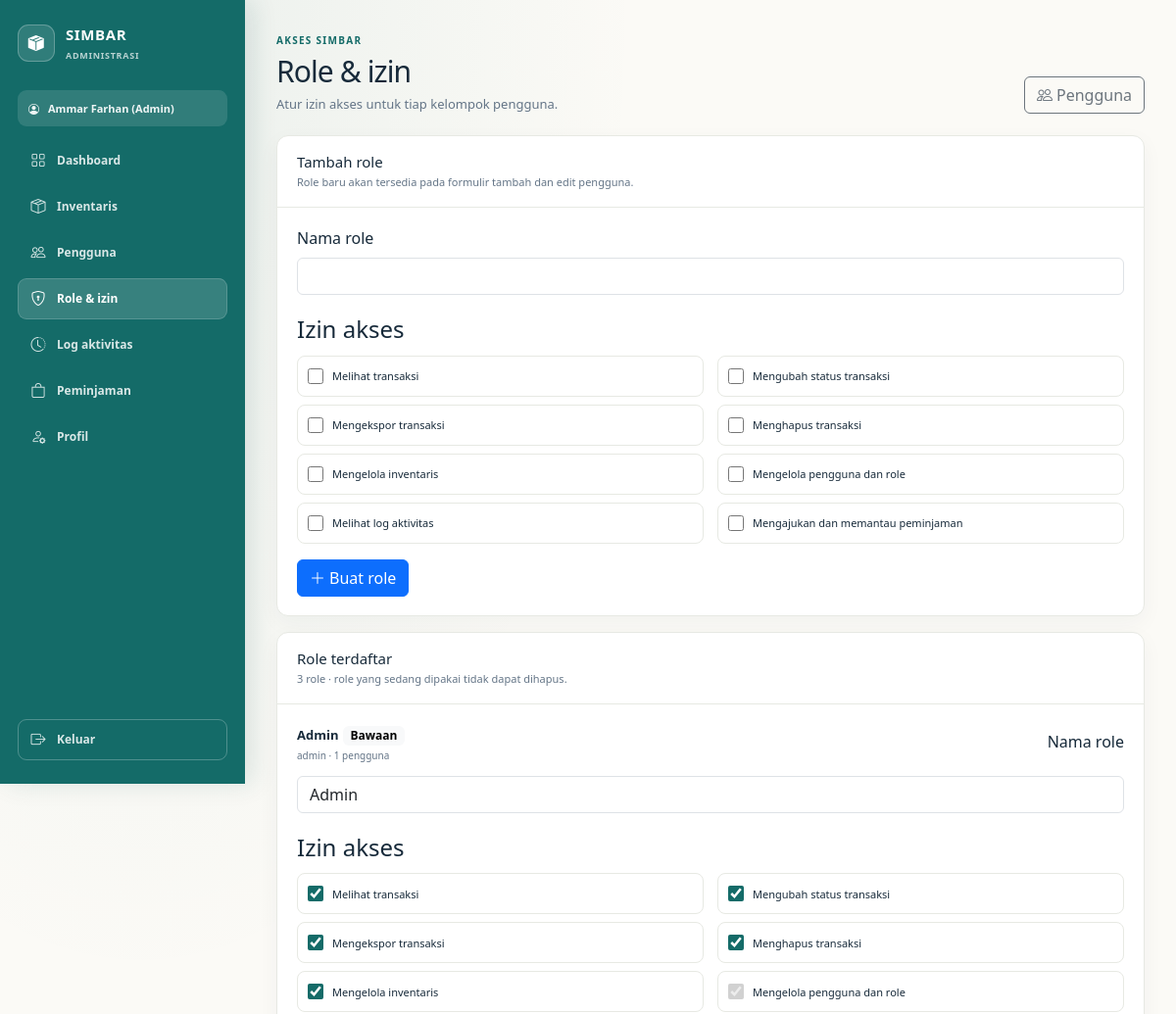
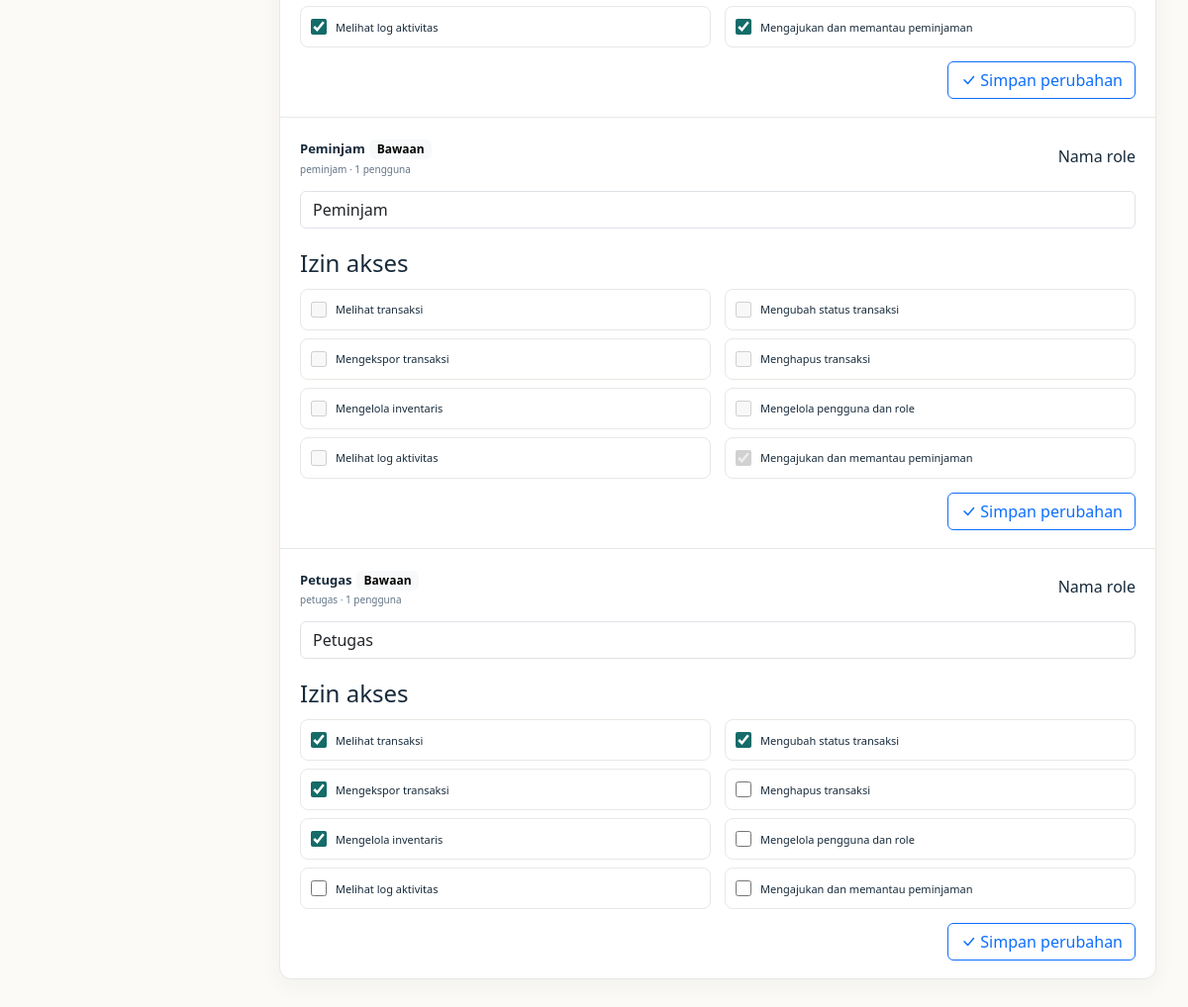
Page /admin/peran.php (signed in) on the committed database (2 pictures, top to bottom).
### tables this page shows
CREATE TABLE `roles` (
  `role_key` varchar(50) NOT NULL,
  `label` varchar(100) NOT NULL,
  `permissions` text NOT NULL,
  `is_system` tinyint(1) NOT NULL DEFAULT 0,
  `created_at` timestamp NOT NULL DEFAULT current_timestamp(),
  PRIMARY KEY (`role_key`),
  UNIQUE KEY `role_label` (`label`)
);

### config/auth.php (called while the page is built, shortened)
<?php
function simbar_permission_catalog(): array
{
    return [
        'transactions.view' => 'Melihat transaksi',
        'transactions.manage' => 'Mengubah status transaksi',
        'transactions.export' => 'Mengekspor transaksi',
        'transactions.delete' => 'Menghapus transaksi',
        'inventory.manage' => 'Mengelola inventaris',
        'users.manage' => 'Mengelola pengguna dan role',
        'audit.view' => 'Melihat log aktivitas',
        'borrow.use' => 'Mengajukan dan memantau peminjaman',
    ];
}
?>

### admin/peran.php (the view, shortened to what this page needs)
<?php
require_once '../config/koneksi.php';
require_once '../config/auth.php';
function h($value): string
{
    return htmlspecialchars((string)$value, ENT_QUOTES, 'UTF-8');
}
$permission_catalog = simbar_permission_catalog();
$roles = [];
try {
    $roles = $pdo->query(
        'SELECT r.role_key, r.label, r.permissions, r.is_system, COUNT(u.id) AS user_count
         FROM roles r
         LEFT JOIN users u ON u.role = r.role_key
         GROUP BY r.role_key, r.label, r.permissions, r.is_system
         ORDER BY r.is_system DESC, r.label ASC'
    )->fetchAll(PDO::FETCH_ASSOC);
} catch (PDOException $e) {
    error_log('SIMBAR role list query failed: ' . $e->getMessage());
    $error_message = 'Daftar role belum dapat dimuat. Pastikan migrasi role dinamis sudah diterapkan.';
}
?>
<!DOCTYPE html>
<html lang="id">
<head>
    <link href="https://cdn.jsdelivr.net/npm/bootstrap@5.3.3/dist/css/bootstrap.min.css" rel="stylesheet">
    <?php require __DIR__ . '/sidebar_styles.php'; ?>
</head>
<body>
<?php $admin_sidebar_active = 'roles'; require __DIR__ . '/sidebar.php'; ?>
    <main class="container">
        <section class="page-heading">
            <div>
                <p class="eyebrow">Akses SIMBAR</p>
                <h1>Role &amp; izin</h1>
                <p class="description">Atur izin akses untuk tiap kelompok pengguna.</p>
            </div>
            <a class="btn btn-outline-secondary" href="pengguna.php"><i class="bi bi-people me-1"></i>Pengguna</a>
        </section>
        <section class="panel" aria-labelledby="create-role-title">
            <div class="panel-heading">
                <h2 id="create-role-title">Tambah role</h2>
                <p>Role baru akan tersedia pada formulir tambah dan edit pengguna.</p>
            </div>
            <div class="panel-body">
                <form method="post" action="peran_aksi.php">
                    <div class="mb-3">
                        <label class="form-label" for="newRoleLabel">Nama role</label>
                        <input class="form-control" id="newRoleLabel" name="label" maxlength="100" required>
                    </div>
                    <fieldset class="mb-3">
                        <legend class="form-label">Izin akses</legend>
                        <div class="permission-grid">
                            <?php foreach ($permission_catalog as $permission => $label): ?>
                                <label class="permission-option"><input type="checkbox" name="permissions[]" value="<?= h($permission) ?>"><span><?= h($label) ?></span></label>
                            <?php endforeach; ?>
                        </div>
                    </fieldset>
                    <button class="btn btn-primary" type="submit"><i class="bi bi-plus-lg me-1"></i>Buat role</button>
                </form>
            </div>
        </section>
        <section class="panel" aria-labelledby="roles-list-title">
            <div class="panel-heading">
                <h2 id="roles-list-title">Role terdaftar</h2>
                <p><?= count($roles) ?> role · role yang sedang dipakai tidak dapat dihapus.</p>
            </div>
            <?php foreach ($roles as $role): ?>
                <?php $selected_permissions = json_decode($role['permissions'], true); $selected_permissions = is_array($selected_permissions) ? $selected_permissions : []; ?>
                <form class="role-entry" method="post" action="peran_aksi.php">
                    <div class="role-entry-heading">
                        <div>
                            <strong><?= h($role['label']) ?></strong><?= (int)$role['is_system'] === 1 ? ' <span class="badge text-bg-light">Bawaan</span>' : '' ?>
                            <small class="role-key"><?= h($role['role_key']) ?> · <?= (int)$role['user_count'] ?> pengguna</small>
                        </div>
                        <label class="form-label mb-0" for="label-<?= h($role['role_key']) ?>">Nama role</label>
                    </div>
                    <input class="form-control mb-3" id="label-<?= h($role['role_key']) ?>" name="label" value="<?= h($role['label']) ?>" maxlength="100" required>
                    <fieldset>
                        <legend class="form-label">Izin akses</legend>
                        <div class="permission-grid">
                            <?php foreach ($permission_catalog as $permission => $label): ?>
                                <?php
                                                $checked = in_array($permission, $selected_permissions, true);
                                                $locked = ($role['role_key'] === 'admin' && $permission === 'users.manage')
                                                    || $role['role_key'] === 'peminjam';
                                                ?>
                                <label class="permission-option">
                                    <input type="checkbox" name="permissions[]" value="<?= h($permission) ?>"<?= $checked ? ' checked' : '' ?><?= $locked ? ' disabled' : '' ?>>
                                    <span><?= h($label) ?></span>
                                </label>
                            <?php endforeach; ?>
                        </div>
                    </fieldset>
                    <div class="role-actions"><button class="btn btn-outline-primary" type="submit"><i class="bi bi-check-lg me-1"></i>Simpan perubahan</button></div>
                </form>
            <?php endforeach; ?>
        </section>
    </main>
</body>
</html>

### admin/sidebar_styles.php (style rules this page uses)
@media (min-width: 992px) { body { padding-left: 250px !important; } }

### admin/peran.php (style rules this page uses)
:root { color-scheme:light; --ink:#172a3a; --muted:#647587; --brand:#146b68; --brand-dark:#105653; --mint:#e8f4ef; --paper:#fbfaf6; --line:#e7e9e3; --white:#fff; }
* { box-sizing:border-box; }
body { min-height:100vh; margin:0; background:radial-gradient(ellipse at 12% 0,rgba(20,107,104,.07),transparent 34%),var(--paper); color:var(--ink); font-family:"Segoe UI",Arial,sans-serif; line-height:1.55; }
.container { width:min(1120px,calc(100% - 40px)); margin:0 auto; }
main { padding:34px 0 56px; }
.page-heading { display:flex; align-items:flex-end; justify-content:space-between; gap:20px; margin-bottom:22px; }
.eyebrow { margin:0 0 5px; color:var(--brand); font-size:10px; font-weight:800; letter-spacing:.13em; text-transform:uppercase; }
h1 { margin:0 0 5px; font-size:30px; letter-spacing:-.03em; }
.description { margin:0; color:var(--muted); font-size:13px; }
.panel { overflow:hidden; margin-bottom:16px; border:1px solid var(--line); border-radius:12px; background:var(--white); box-shadow:0 7px 22px rgba(29,55,62,.045); }
.panel-heading { padding:17px 20px; border-bottom:1px solid var(--line); }
.panel-heading h2 { margin:0 0 3px; font-size:15px; }
.panel-heading p { margin:0; color:var(--muted); font-size:11px; }
.panel-body { padding:19px 20px; }
.role-entry { padding:18px 20px; border-bottom:1px solid var(--line); }
.role-entry:last-child { border-bottom:0; }
.role-entry-heading { display:flex; align-items:center; justify-content:space-between; gap:12px; margin-bottom:13px; }
.role-entry-heading strong { font-size:13px; }
.role-key { display:block; margin-top:2px; color:var(--muted); font-size:10px; }
.permission-grid { display:grid; grid-template-columns:repeat(2,minmax(0,1fr)); gap:8px 14px; }
.permission-option { min-height:42px; display:flex; align-items:center; gap:9px; padding:8px 10px; border:1px solid var(--line); border-radius:8px; background:#fff; font-size:11px; }
.permission-option input { width:16px; height:16px; flex:0 0 auto; accent-color:var(--brand); }
.role-actions { display:flex; justify-content:flex-end; margin-top:14px; }

### rows in the picture
roles: label "Admin", is_system "Bawaan", role_key "admin", user_count "1", role_key "☑", label "Melihat transaksi", label "Mengubah status transaksi", label "Mengekspor transaksi", label "Menghapus transaksi", label "Mengelola inventaris", label "Mengelola pengguna dan role", label "Melihat log aktivitas", label "Mengajukan dan memantau peminjaman"
roles: label "Peminjam", is_system "Bawaan", role_key "peminjam", user_count "1", label "Melihat transaksi", label "Mengubah status transaksi", label "Mengekspor transaksi", label "Menghapus transaksi", label "Mengelola inventaris", label "Mengelola pengguna dan role", label "Melihat log aktivitas", role_key "☑", label "Mengajukan dan memantau peminjaman"
roles: label "Petugas", is_system "Bawaan", role_key "petugas", user_count "1", role_key "☑", label "Melihat transaksi", label "Mengubah status transaksi", label "Mengekspor transaksi", label "Menghapus transaksi", label "Mengelola inventaris", label "Mengelola pengguna dan role", label "Melihat log aktivitas", label "Mengajukan dan memantau peminjaman"

### other values in the picture
$admin_sidebar_name "Ammar Farhan (Admin)"
$label "Dashboard"
$label "Inventaris"
$label "Pengguna"
$label "Role & izin"
$label "Log aktivitas"
$label "Peminjaman"
$label "Profil"
$label "Melihat transaksi"
$label "Mengubah status transaksi"
$label "Mengekspor transaksi"
$label "Menghapus transaksi"
$label "Mengelola inventaris"
$label "Mengelola pengguna dan role"
$label "Melihat log aktivitas"
